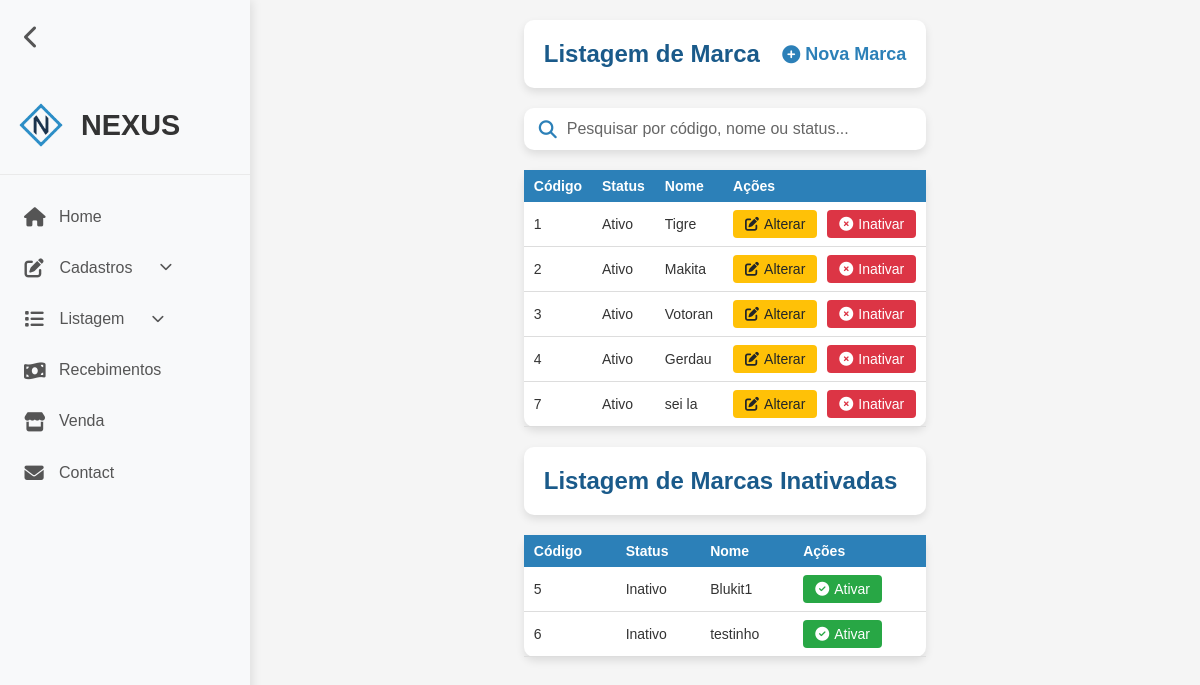
/marca-listar.php (signed in), run on the app's committed database.
### tables this page shows
CREATE TABLE `marca` (
  `codigo` int(11) NOT NULL,
  `status` tinyint(1) NOT NULL DEFAULT 1,
  `nome` varchar(45) NOT NULL
);

### marca-listar.php (the view, shortened to what this page needs)
<?php
require_once("conexao.php");
$sql = "SELECT * FROM marca WHERE status = 1 ORDER BY codigo";
$resultado = mysqli_query($conexao, $sql);
$quantI = [];
$sqlI = "SELECT * FROM marca WHERE status = 0 ORDER BY codigo";
$resultadoI = mysqli_query($conexao, $sqlI);
while ($row = mysqli_fetch_assoc($resultadoI)) {
    $quantI[] = $row;
}
?>
<!DOCTYPE html>
<html lang="pt-BR">
<head>
    <link rel="stylesheet" href="assets/css/listar.css">
    <link rel="stylesheet" href="assets/css/reset.css">
    <link rel="stylesheet" href="assets/css/header.css">
    <link rel="stylesheet" href="https://cdnjs.cloudflare.com/ajax/libs/font-awesome/6.4.0/css/all.min.css">
</head>
<body>
    <?php require_once("header.php"); ?>
    <div class="container">
        <div class="card">
            <div class="card-body">
                <h5 class="title">
                    Listagem de Marca
                    <a href="marca-cadastrar.php">
                        <i class="fas fa-solid fa-circle-plus"></i> Nova Marca
                    </a>
                </h5>
            </div>
        </div>
        <div class="search-container">
            <div class="search-box">
                <i class="fas fa-search"></i>
                <input type="text" id="searchInput" placeholder="Pesquisar por código, nome ou status..." onkeyup="filtrarTabela()">
            </div>
        </div>
        <table class="table-container">
            <thead>
                <tr>
                    <th scope="col">Código</th>
                    <th scope="col">Status</th>
                    <th scope="col">Nome</th>
                    <th scope="col">Ações</th>
                </tr>
            </thead>
            <tbody>
                <?php while ($linha = mysqli_fetch_array($resultado)) { ?>
                    <tr>
                        <td><?= $linha['codigo'] ?></td>
                        <td><?= ($linha['status'] == 1) ? 'Ativo' : 'Inativo'?></td>
                        <td><?= $linha['nome'] ?></td>
                        <td class="actions">
                            <a href="marca-alterar.php?codigo=<?= $linha['codigo'] ?>" class="btn btn-warning">
                                <i class="fas fa-solid fa-pen-to-square"></i> Alterar</a>
                            <a href="marca-listar.php?codigo=<?= $linha['codigo'] ?>&status=<?= $linha['status'] ?>" class="btn btn-danger"
                                onclick="return confirm('Confirma inativação?')"><i class="fas fa-solid fa-circle-xmark"></i>Inativar</a>
                        </td>
                    </tr>
                <?php } ?>
            </tbody>
        </table>
        <?php if (count($quantI) > 0) { ?>
            <div class="card" style="margin-top: 20px;">
                <div class="card-body">
                    <h5 class="title">
                        Listagem de Marcas Inativadas
                    </h5>
                </div>
            </div>
            <table class="table-container">
                <thead>
                    <tr>
                        <th scope="col">Código</th>
                        <th scope="col">Status</th>
                        <th scope="col">Nome</th>
                        <th scope="col">Ações</th>
                    </tr>
                </thead>
                <tbody>
                    <?php foreach ($quantI as $linha) { ?>
                        <tr>
                            <td><?= $linha['codigo'] ?></td>
                            <td><?= ($linha['status'] == 1) ? 'Ativo' : 'Inativo'?></td>
                            <td><?= $linha['nome'] ?></td>
                            <td class="actions">
                                <a href="marca-listar.php?codigo=<?= $linha['codigo'] ?>&status=<?= $linha['status'] ?>" class="btn btn-ativar"
                                    onclick="return confirm('Confirma ativação?')"><i class="fas fa-solid fa-circle-check"></i> Ativar</a>
                            </td>
                        </tr>
                    <?php } ?>
                </tbody>
            </table>
        <?php } ?>
    </div>
</body>
</html>

### assets/css/listar.css (style rules this page uses)
:root { --azul-principal: #2c80b8; --azul-claro: #e6f2fa; --azul-escuro: #1a5a8a; --branco: #ffffff; --cinza-claro: #f5f5f5; --cinza-texto: #666666; --verde-sucesso: #28a745; --amarelo-alerta: #ffc107; --vermelho-perigo: #dc3545; }
body { background-color: var(--cinza-claro); color: #333; min-height: 100vh; }
.container { max-width: 1600px; margin: 0 auto; padding: 20px; min-height: 100vh; display: flex; flex-direction: column; }
.card { background-color: var(--branco); border-radius: 10px; box-shadow: 0 4px 8px rgba(0, 0, 0, 0.1); margin-bottom: 20px; overflow: hidden; }
.card-body { padding: 20px; }
.title { display: flex; justify-content: space-between; align-items: center; font-size: 24px; font-weight: 600; color: var(--azul-escuro); }
.title a { color: var(--azul-principal); text-decoration: none; font-size: 18px; display: flex; align-items: center; gap: 5px; transition: color 0.3s; }
.table-container { overflow-x: auto; background-color: var(--branco); border-radius: 10px; box-shadow: 0 4px 8px rgba(0, 0, 0, 0.1); }
table { width: 100%; border-collapse: collapse; }
thead { background-color: var(--azul-principal); color: var(--branco); }
th, td { padding: 12px 15px; text-align: left; }
th { font-weight: 600; position: sticky; top: 0; }
tbody tr { transition: background-color 0.3s; border-bottom: 1px solid #ddd; }
.btn { display: inline-flex; align-items: center; justify-content: center; padding: 6px 12px; border: none; border-radius: 4px; cursor: pointer; font-size: 14px; text-decoration: none; transition: all 0.3s; gap: 5px; }
.btn-warning { background-color: var(--amarelo-alerta); color: #212529; }
.btn-danger { background-color: var(--vermelho-perigo); color: var(--branco); }
.btn-ativar { background-color: var(--verde-sucesso); color: var(--branco); }
.actions { display: flex; gap: 10px; }
.search-container { margin-bottom: 20px; }
.search-box { position: relative; display: flex; align-items: center; background-color: var(--branco); border-radius: 10px; box-shadow: 0 4px 8px rgba(0,0,0,0.1); padding: 12px 15px; gap: 10px; }
.search-box i.fa-search { color: var(--azul-principal); font-size: 18px; }
.search-box input { flex: 1; border: none; outline: none; font-size: 16px; color: #333; background: transparent; }
.search-box input::placeholder { color: var(--cinza-texto); }
@media (max-width: 1200px) { .table-container { font-size: 14px; } }
@media (max-width: 1200px) { th, td { padding: 8px 10px; } }

### assets/css/header.css (style rules this page uses)
* { font-family: 'Arial', sans-serif; }
body { display: flex; min-height: 100vh; transition: margin-left 0.3s ease; margin-left: 250px; }

### data on the page
marca: codigo "1", status "Ativo", nome "Tigre"
marca: codigo "2", status "Ativo", nome "Makita"
marca: codigo "3", status "Ativo", nome "Votoran"
marca: codigo "4", status "Ativo", nome "Gerdau"
marca: codigo "7", status "Ativo", nome "sei la"
marca: codigo "5", status "Inativo", nome "Blukit1"
marca: codigo "6", status "Inativo", nome "testinho"
